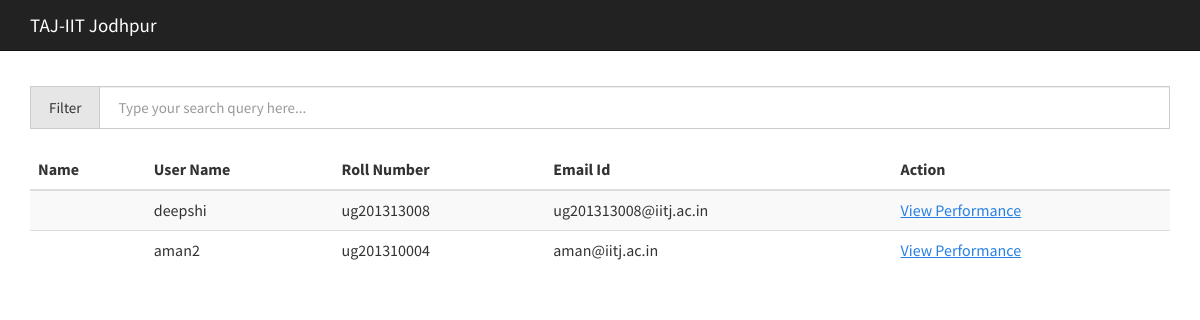
The app's page /judge/performanceIndividualIndex/1/ (signed in), older data.
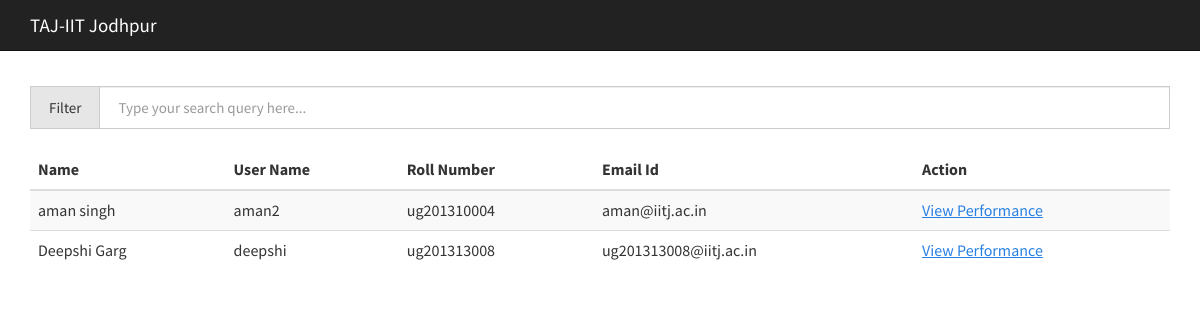
The same page, newer data.
### judge/models.py (models this page shows, shortened)
class Hacker(AbstractBaseUser, PermissionsMixin):
    alphanumeric = RegexValidator(r'^[0-9a-zA-Z]*$', message='Only alphanumeric characters are allowed.')
    username = models.CharField(unique=True, max_length=20, validators=[alphanumeric])
    email = models.EmailField(verbose_name='email address', unique=True, max_length=255)
    first_name = models.CharField(max_length=30, null=True, blank=True)
    last_name = models.CharField(max_length=50, null=True, blank=True)
    roll = models.CharField(max_length=20, null=False, blank=False)
    date_joined = models.DateTimeField(auto_now_add=True)
    is_active = models.BooleanField(default=True, null=False)
    is_staff = models.BooleanField(default=False, null=False)
    attendace = models.PositiveSmallIntegerField(default = 0)
    profileImage = models.ImageField(upload_to="avatar")
    objects = AuthUserManager()
    course = models.ManyToManyField(Course)
    USERNAME_FIELD = 'username'
    REQUIRED_FIELDS = ['email']

### judge/views.py (the view)
# urls.py: url(r'^performanceIndividualIndex/(?P<courseId>\d+)/$', views.performanceIndividualIndex, name='index'),
@user_passes_test(lambda u: u.is_superuser or u.is_staff)
def performanceIndividualIndex(request, courseId):
    s = Hacker.objects.filter(course__id = courseId)
    return render(request, 'users/performance_individual_index.html', {'students':s , 'course_id' : courseId})

### judge/templates/users/performance_individual_index.html (shortened to what this page needs)
{% include "users/base.html" %}
<head>
</head>
<body>
    <div class="navbar navbar-default navbar-fixed-top">
        <div class="container">
            <div class="navbar-header">
              <a href="/judge/home" class="navbar-brand">TAJ-IIT Jodhpur</a>
            </div>
        </div>
    </div>
    <br><br><br><br>
    <div class="container-fluid">
        <div class="row-fluid">
            <div class = "col-md-12">
                <div class="input-group"> <span class="input-group-addon">Filter</span>
                    <input id="filter" type="text" class="form-control" placeholder="Type your search query here...">
                </div>
                <br>
                <table class="table table-striped table-hover ">
                    <thead>
                      <tr>
                        <th>Name</th>
                        <th>User Name</th>
                        <th>Roll Number</th>
                        <th>Email Id</th>
                        <th>Action</th>
                      </tr>
                    </thead>
                    <tbody class="searchable">
                      {% for s in students %}
                      <tr>
                        <td>{{s.first_name}} {{s.last_name}}</td>
                        <td>{{s.username}}</td>
                        <td>{{s.roll}}</td>
                        <td>{{s.email}}</td>
                        <td><a href = "/judge/performanceIndividual/{{course_id}}/{{s.id}}/">View Performance </a></td>
                      </tr>
                      {% endfor %}
                    </tbody>
                 </table>
             </div>
        </div>
    </div>
</body>

Row changes from the older to the newer data that the page shows:
changed Hacker "aman2": first_name (not shown) → "aman"; last_name (not shown) → "singh"; moves up the list
changed Hacker "deepshi": first_name (not shown) → "Deepshi"; last_name (not shown) → "Garg"
